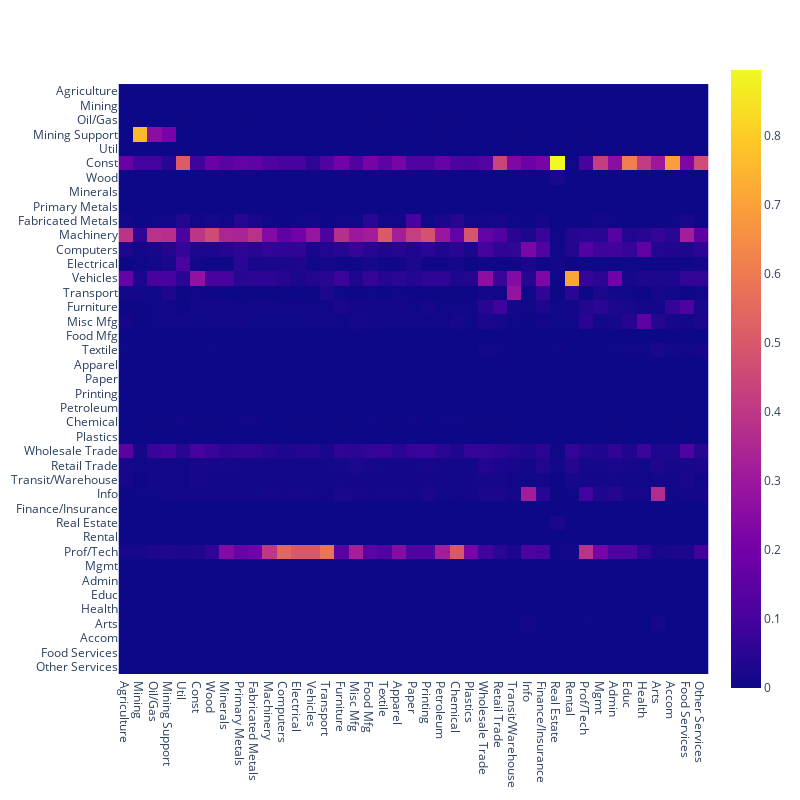

Source (notebook cell):
### Code cell
fig = px.imshow(avg_net)
fig.update_layout(
    autosize=False,
    width=800,
    height=800
)
fig.show()

### Figure 1 — Plotly figure (JSON) as saved in the notebook; plotly's stock layout.template omitted (floating-point values rounded to 4 significant figures; data arrays with more than 128 entries replaced by an {"elided": "..."} marker saying what was removed)
{"data": [{"coloraxis": "coloraxis", "hovertemplate": "x: %{x}<br>y: %{y}<br>color: %{z}<extra></extra>", "name": "0", "type": "heatmap", "x": ["Agriculture", "Mining", "Oil/Gas", "Mining Support", "Util", "Const", "Wood", "Minerals", "Primary Metals", "Fabricated Metals", "Machinery", "Computers", "Electrical", "Vehicles", "Transport", "Furniture", "Misc Mfg", "Food Mfg", "Textile", "Apparel", "Paper", "Printing", "Petroleum", "Chemical", "Plastics", "Wholesale Trade", "Retail Trade", "Transit/Warehouse", "Info", "Finance/Insurance", "Real Estate", "Rental", "Prof/Tech", "Mgmt", "Admin", "Educ", "Health", "Arts", "Accom", "Food Services", "Other Services"], "xaxis": "x", "y": ["Agriculture", "Mining", "Oil/Gas", "Mining Support", "Util", "Const", "Wood", "Minerals", "Primary Metals", "Fabricated Metals", "Machinery", "Computers", "Electrical", "Vehicles", "Transport", "Furniture", "Misc Mfg", "Food Mfg", "Textile", "Apparel", "Paper", "Printing", "Petroleum", "Chemical", "Plastics", "Wholesale Trade", "Retail Trade", "Transit/Warehouse", "Info", "Finance/Insurance", "Real Estate", "Rental", "Prof/Tech", "Mgmt", "Admin", "Educ", "Health", "Arts", "Accom", "Food Services", "Other Services"], "yaxis": "y", "z": {"elided": "41x41 float values"}}], "layout": {"autosize": false, "coloraxis": {"colorscale": [[0, "#0d0887"], [0.1111, "#46039f"], [0.2222, "#7201a8"], [0.3333, "#9c179e"], [0.4444, "#bd3786"], [0.5556, "#d8576b"], [0.6667, "#ed7953"], [0.7778, "#fb9f3a"], [0.8889, "#fdca26"], [1, "#f0f921"]]}, "height": 800, "margin": {"t": 60}, "width": 800, "xaxis": {"anchor": "y", "constrain": "domain", "domain": [0, 1], "scaleanchor": "y"}, "yaxis": {"anchor": "x", "autorange": "reversed", "constrain": "domain", "domain": [0, 1]}}}
